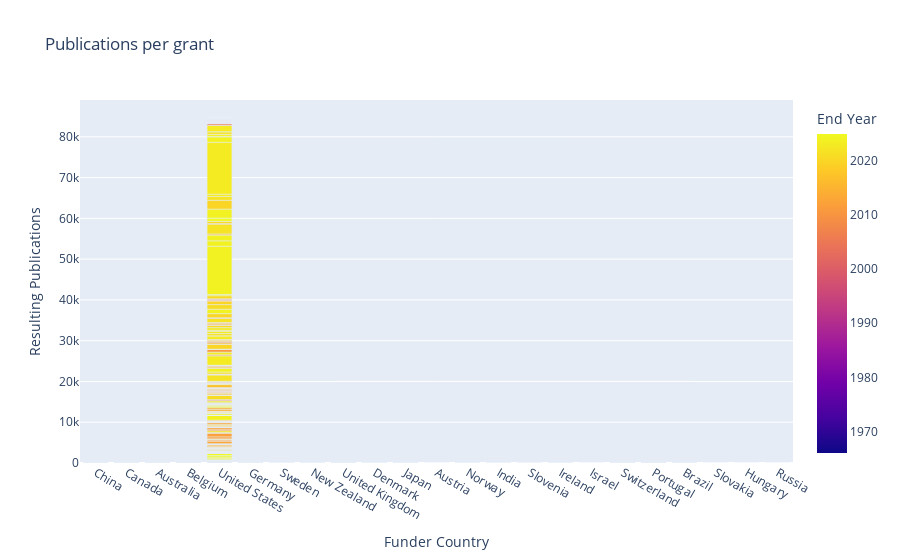

The code cell stored with this chart in its notebook:
### Markdown cell above
### Publications per grant by country

### Code cell
px.bar(grants, 
       x="Funder Country", y="Resulting Publications", 
       color="End Year", 
       hover_name="Title", 
       hover_data=['Dimensions ID', 'Start Year', 'End Year', 'Funder', 'Funder Country'],
       title=f"Publications per grant")

### Figure 1 — Plotly figure (JSON) as saved in the notebook; plotly's stock layout.template omitted (floating-point values rounded to 4 significant figures; data arrays with more than 128 entries replaced by an {"elided": "..."} marker saying what was removed)
{"data": [{"alignmentgroup": "True", "customdata": {"elided": "1158x5 mixed values"}, "hovertemplate": "<b>%{hovertext}</b><br><br>Funder Country=%{customdata[4]}<br>Resulting Publications=%{y}<br>Dimensions ID=%{customdata[0]}<br>Start Year=%{customdata[1]}<br>End Year=%{marker.color}<br>Funder=%{customdata[3]}<extra></extra>", "hovertext": {"elided": "1158 str values"}, "legendgroup": "", "marker": {"color": {"elided": "1158 int values"}, "coloraxis": "coloraxis"}, "name": "", "offsetgroup": "", "orientation": "v", "showlegend": false, "textposition": "auto", "type": "bar", "x": {"elided": "1158 str values"}, "xaxis": "x", "y": {"elided": "1158 int values"}, "yaxis": "y"}], "layout": {"autosize": true, "barmode": "relative", "coloraxis": {"colorbar": {"title": {"text": "End Year"}}, "colorscale": [[0, "#0d0887"], [0.1111, "#46039f"], [0.2222, "#7201a8"], [0.3333, "#9c179e"], [0.4444, "#bd3786"], [0.5556, "#d8576b"], [0.6667, "#ed7953"], [0.7778, "#fb9f3a"], [0.8889, "#fdca26"], [1, "#f0f921"]]}, "legend": {"tracegroupgap": 0}, "title": {"text": "Publications per grant"}, "xaxis": {"anchor": "y", "autorange": true, "domain": [0, 1], "range": [-0.5, 22.5], "title": {"text": "Funder Country"}, "type": "category"}, "yaxis": {"anchor": "x", "autorange": true, "domain": [0, 1], "range": [0, 89030.0], "title": {"text": "Resulting Publications"}, "type": "linear"}}}
